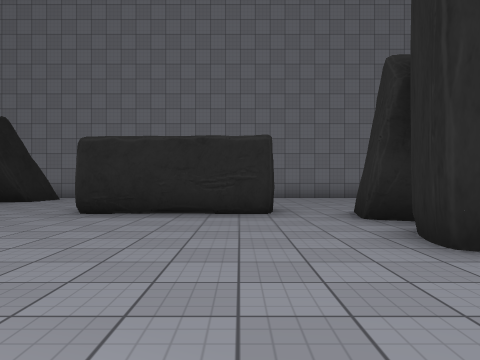
View 1 (above)

24 first-person views from a walk through a scene from a Unity 3-D project. The camera is 1.2 m above the floor, looks level and sees 70° across. The floor is counted in squares, 2 m on a side. Each view is taken from the middle of a square. On the plan, view 1 faces up. The plan holds only what a view shows up to about 10 squares ahead; the rest is blank. The place goes on beyond the plan. The player character is not drawn. Some surface patterns are stand-ins.

View 2
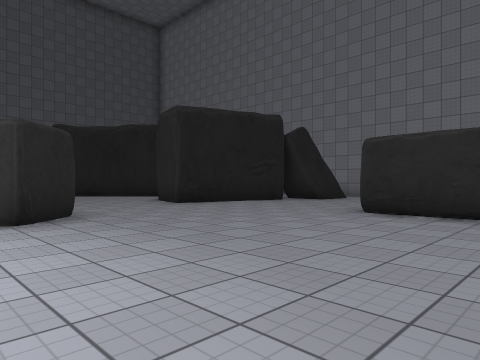

View 3
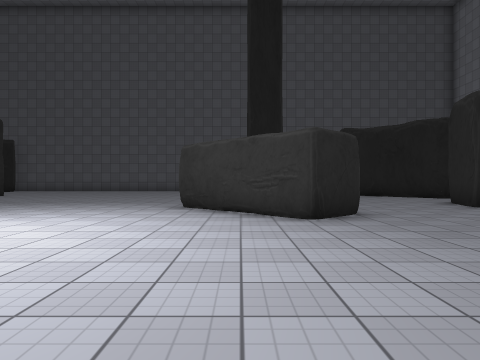

View 4
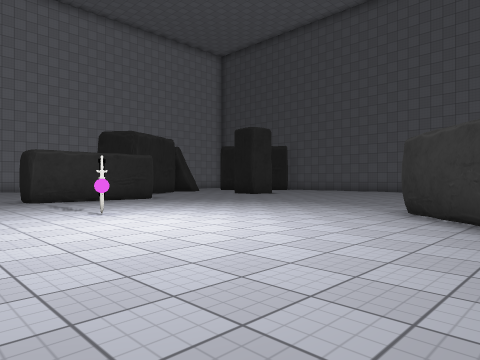

View 5
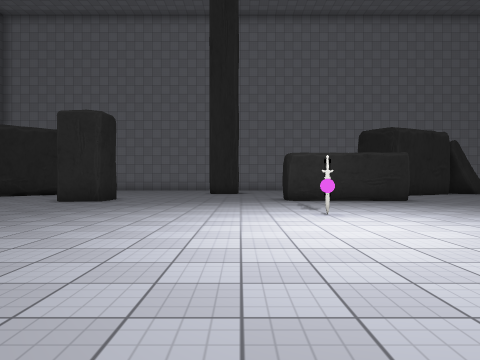

View 6
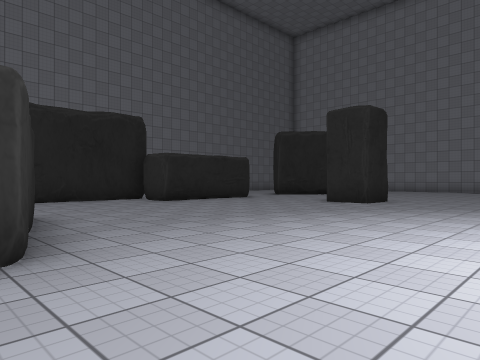

View 7
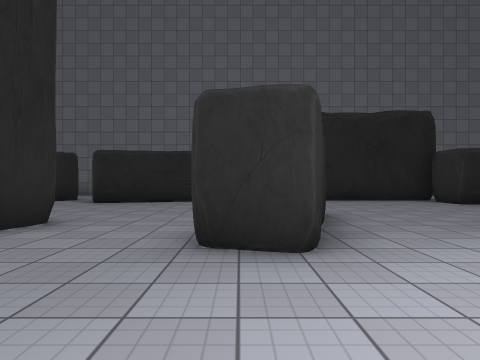

View 8
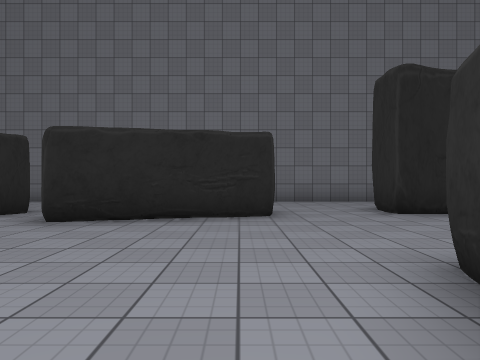

View 9
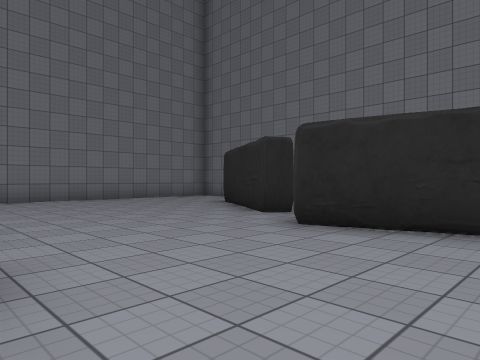

View 10
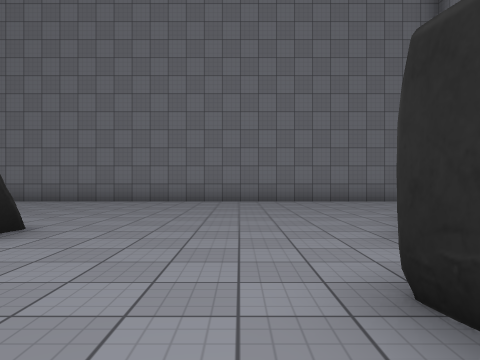

View 11
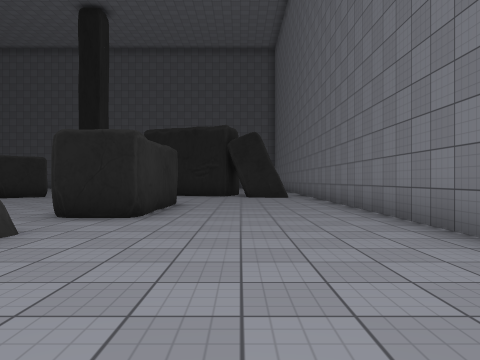

View 12
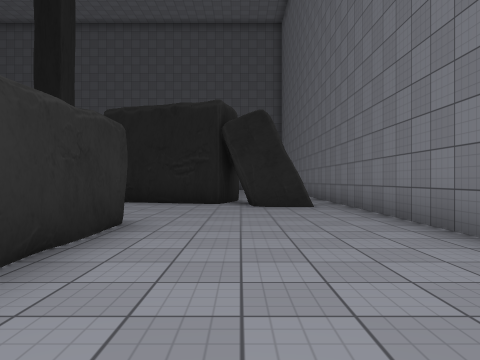

View 13
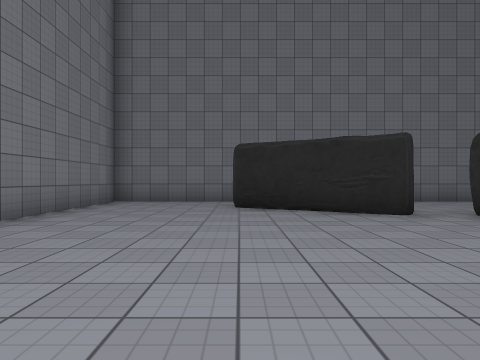

View 14
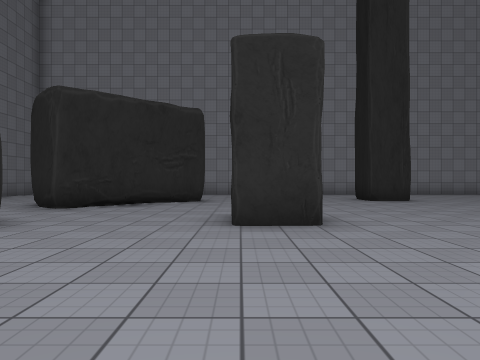

View 15
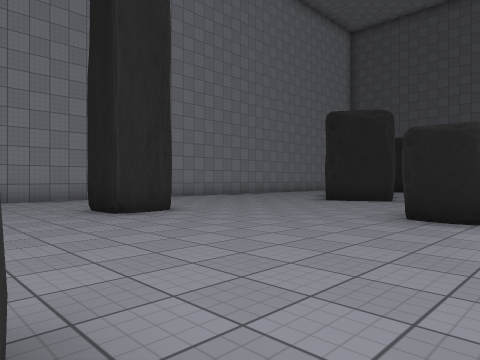

View 16
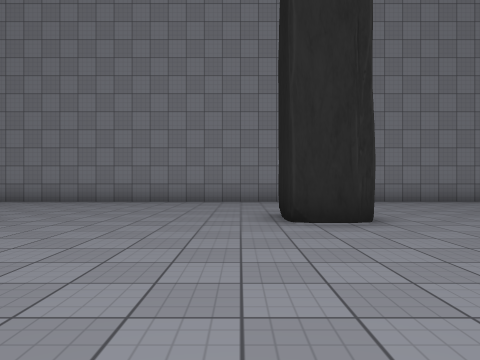

View 17
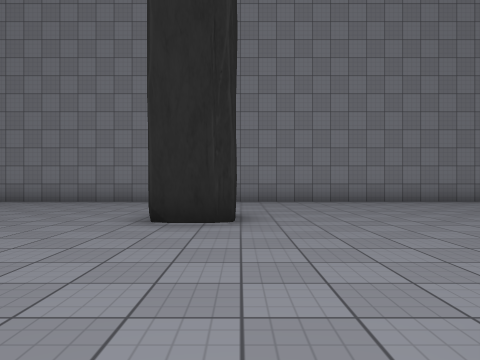

View 18
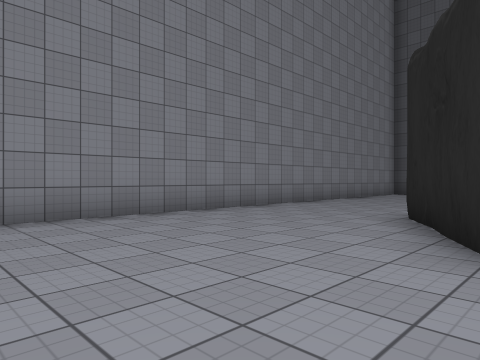

View 19
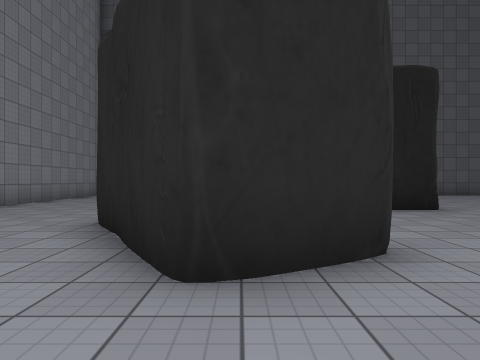

View 20
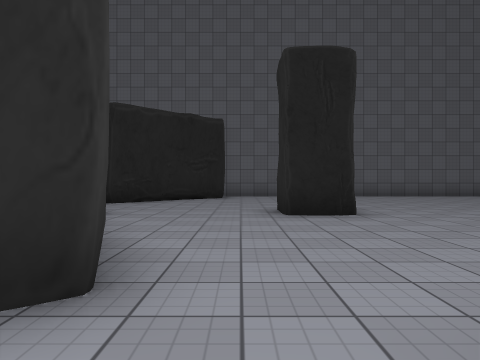

View 21
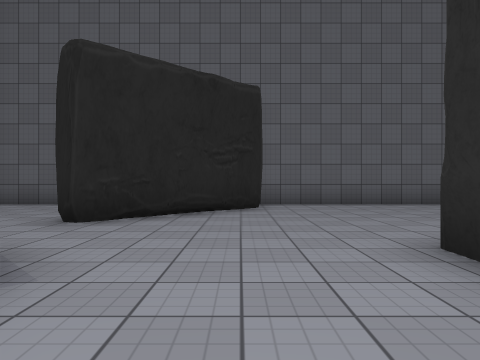

View 22
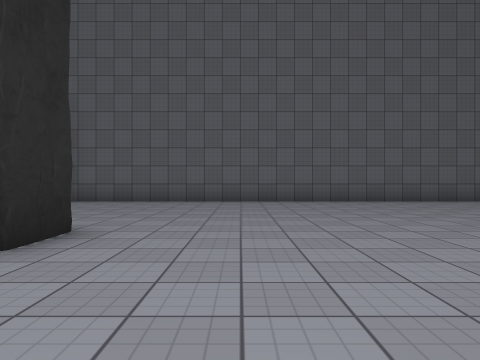

View 23
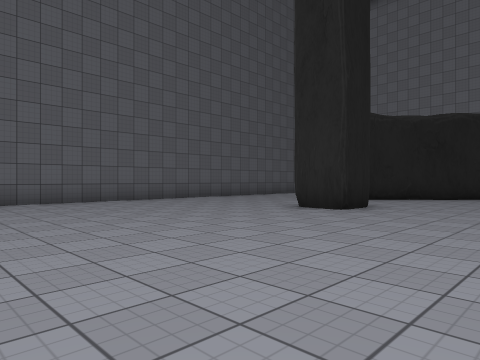

View 24
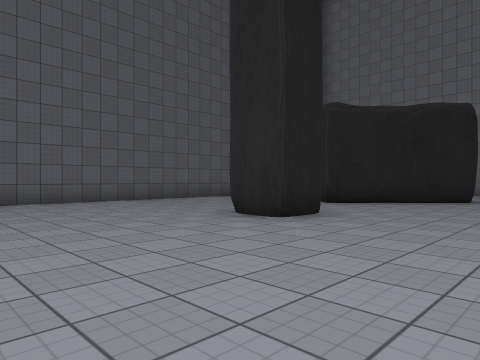

### Floor plan
Points are (right, up) in squares from view 1. A wall is a line through its corners. A room is listed if a view was taken in it or the views show most of it. See-through windows are left out.
Room 1 (views 1, 2, 3, 4, 5, 6, 7, 8, 9, 10, 11, 12, 13, 14, 15, 16, 17, 18, 19, 20, 21, 22, 23, 24)
walls: (-5.8, 0.2) (-7.6, -1.3); (-5.2, -8.6) (-3.6, -8.6); (-5.6, 0.7) (-6.6, -0.6); (-5, 1.1) (-7.5, -1.3); (-6.6, -8.6) (-5.5, -8.6); (-6.9, -8.9) (-3.4, -8.9) (-3.3, -9.8); (0.8, -0.3) (1, 0.5); (-6.2, 2.2) (-5, 1.1) (-5.7, 0.6); (3.4, -1.4) (0.8, -0.6) (0.9, 0.3); (2.7, -8.5) (3.2, -8.5); (1.9, -9.7) (1.9, -8.6) (3, -8.6); (-7.8, -11.6) (-7, -13); (3.8, -0.3) (4.5, -0.5); (1.4, 3.2) (1.5, 3.7); (1.7, 3) (2, 4.1); (-11.8, -8.9) (-11.8, -10.2) (-13, -10.3); (-7.1, -12.8) (-6.9, -13.3) (-9.7, -15.2); (2.8, 2.6) (1.8, 2.9) (1.9, 4.1); (2.9, 2.5) (2, 2.8); (-12.2, 1.5) (-12.2, 0.3) (-13.6, 0.3); (-1.8, -13.8) (-0.7, -13.8) (-0.7, -15); (-7.9, 5.4) (-8.6, 5.6); (-13.1, -8.7) (-12.6, -8.7); (-13.1, -8.9) (-11.7, -8.9) (-11.8, -10.2); (-7.6, -13.8) (-9.8, -14.9); (6.3, -5.9) (6.4, -5.4) (7.5, -5.3); (2, 4.9) (1.8, 5.1); (2.1, 4.9) (1.8, 5.3) (2, 6.3); (2.4, 4.7) (1.8, 5); (-7, 6.6) (-7.1, 5.8); (-2.9, 7.2) (0.1, 7.5); (-6.9, 7) (-7.2, 6); (-2.9, 7.5) (0.6, 7.4) (0.6, 6) (-2.9, 6); (8, -5.6) (8, -1.7) (9, -1.7); (7.6, 0.4) (6.8, 3.8); (-6.6, 8.2) (-6.8, 7); (4, -13.7) (6.8, -10.9) (7.8, -11.8); (5.5, -12.3) (5.9, -11.8); (-10.9, 6.7) (-13.6, 4); (-6.5, 8.5) (-7.5, 5.1) (-8.9, 5.4); (-6, 9.2) (-6.5, 9.1); (-8, 8.9) (-6.8, 8.6); (-5.9, 9.6) (-6, 9.1); (-5.7, 10.6) (-5.8, 9.4) (-5.8, 9.2) (-6.2, 9); (-5.7, 10.6) (-5.9, 9.3); (7.7, 5.1) (9.5, 8.1); (-18.5, 0.8) (-18.5, -11.8); (-17.5, -11.4) (-14.7, -14.3) (-15.1, -14.8); (11.5, -2.8) (11.5, 3.2); (-15, -18.5) (6.8, -18.5); (11.5, 6.5) (11.5, 11.5) (-8, 11.5); (-18.5, -16.5) (-18.5, -18)
low walls: (2.4, 4.9) (1.8, 5.2); (4.4, -13.3) (5.1, -12.7)
ways out: gap at (-18, -12)
objects: other object (-3, -5); ball (-2, -5)

Where each view was taken, in squares from view 1:
view 1: 0 up, 0 right, facing up
view 2: 0 up, 0 right, facing up-left
view 3: 0 up, 0 right, facing left
view 4: 1 up, 1 left, facing down-left
view 5: 1 up, 2 left, facing down
view 6: 0 up, 2 left, facing down-right
view 7: 0 up, 2 left, facing right
view 8: 1 up, 2 right, facing right
view 9: 1 up, 3 right, facing up-right
view 10: 2 up, 6 right, facing up
view 11: 9 up, 6 right, facing left
view 12: 9 up, 2 right, facing left
view 13: 8 up, 2 right, facing right
view 14: 4 down, 3 right, facing down
view 15: 8 down, 2 right, facing down-left
view 16: 9 down, 0 right, facing down
view 17: 9 down, 2 left, facing down
view 18: 13 down, 4 left, facing down-left
view 19: 13 down, 5 left, facing left
view 20: 11 down, 6 left, facing left
view 21: 12 down, 10 left, facing left
view 22: 7 down, 9 left, facing left
view 23: 6 down, 9 left, facing up-left
view 24: 4 down, 9 left, facing up-left
